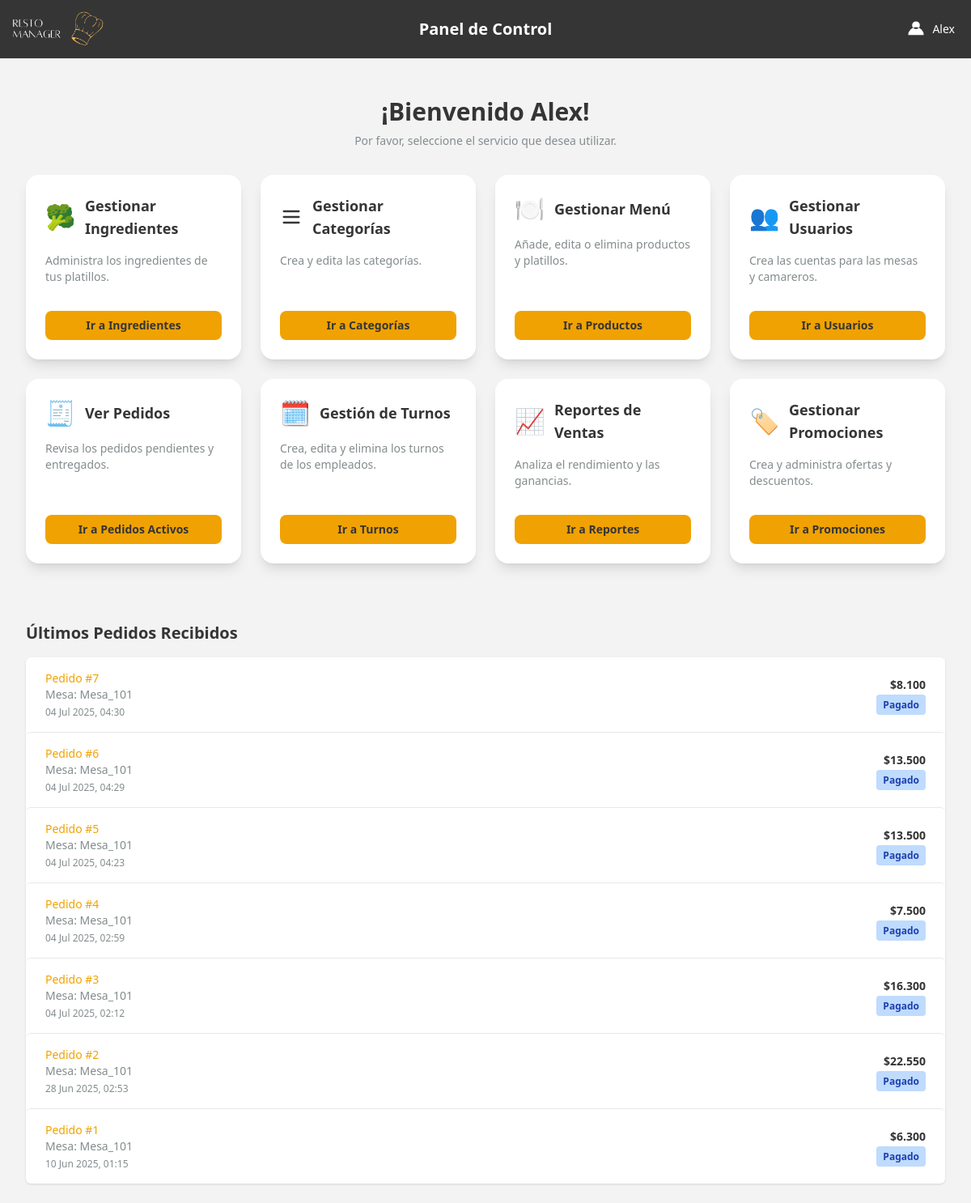
The app's page /dashboard/ (signed in) with its own data.
### restaurante_app/models.py (models this page shows, shortened)
class Usuario(AbstractUser):
    first_name = None
    last_name = None
    ROL_CHOICES = (('MESA', 'Mesa'), ('ENCARGADO', 'Encargado'), ('CAMARERO', 'Camarero'))
    rol = models.CharField(max_length=10, choices=ROL_CHOICES, default='MESA')
    codigo_secreto_camarero = models.CharField(max_length=10, blank=True, null=True, unique=True, help_text="Código secreto para camareros (4 dígitos)")
    objects = UsuarioManager()

class Pedido(models.Model):
    usuario = models.ForeignKey(Usuario, on_delete=models.SET_NULL, null=True)
    fecha_hora = models.DateTimeField(auto_now_add=True)
    ESTADO_CHOICES = (
    ('PENDIENTE', 'Pendiente'),
    ('ENTREGADO', 'Entregado'),
    ('PAGADO', 'Pagado'),
    ('CANCELADO', 'Cancelado'),)
    estado = models.CharField(max_length=20, choices=ESTADO_CHOICES, default='PENDIENTE')
    monto_total = models.IntegerField(default=0)

### restaurante_app/views.py (the view)
# urls.py: path('dashboard/', views.dashboard_encargado_view, name='dashboard'),
@login_required
def dashboard_encargado_view(request):
    if request.user.rol != 'ENCARGADO':
        return redirect('index')
    pedidos_recientes = Pedido.objects.order_by('-fecha_hora')[:10]
    context = {
        'pedidos_recientes': pedidos_recientes
    }
    return render(request, 'app/dashboard.html', context)

### restaurante_app/templatetags/custom_filters.py (called while the page is built)
@register.filter
def punto_mil(value):
    try:
        return f"{int(value):,}".replace(",", ".")
    except (ValueError, TypeError):
        return value

### templates/app/dashboard.html (shortened to what this page needs)
{% load static %}
{% load custom_filters %}
<!DOCTYPE html>
<html lang="es">
<head>
  <script src="https://cdn.tailwindcss.com"></script>
<body class="bg-grisClaro">
  <header class="bg-grisOscuro shadow-sm relative">
    <div class="w-full mx-auto py-2 px-0 flex items-center justify-between relative">
      <div class="flex items-center ml-[-12px]">
        <img src="{% static 'img/imagelogo.png' %}" alt="Logo" class="h-14 w-45">
      </div>
      <h1 class="absolute left-1/2 transform -translate-x-1/2 text-xl font-bold text-white">
        Panel de Control
      </h1>
      <div class="relative mr-5">
        <button id="userMenuButton"
          class="flex items-center space-x-2 text-white hover:text-gray-200 focus:outline-none">
          <svg xmlns="http://www.w3.org/2000/svg" class="h-6 w-6 text-white" fill="currentColor" viewBox="0 0 20 20">
            <path fill-rule="evenodd" d="M10 2a4 4 0 100 8 4 4 0 000-8zM2 16a8 8 0 1116 0H2z" clip-rule="evenodd" />
          </svg>
          <span class="text-sm font-medium">{{ user.username }}</span>
        </button>
      </div>
    </div>
  </header>
  <main class="max-w-7xl mx-auto py-6 sm:px-6 lg:px-8">
    <div class="px-4 py-6 sm:px-0">
      <div class="flex flex-col items-center mb-8">
        <h2 class="text-3xl font-semibold text-grisOscuro text-center">
          ¡Bienvenido {{ user.username }}!
        </h2>
        <p class="text-sm text-grisMedio mt-2">
          Por favor, seleccione el servicio que desea utilizar.
        </p>
      </div>
      <div class="grid grid-cols-1 sm:grid-cols-2 lg:grid-cols-4 gap-6 mb-12">
        <div
          class="bg-white shadow-lg rounded-2xl p-6 transition transform hover:scale-[1.03] hover:shadow-xl flex flex-col justify-between">
          <div>
            <div class="flex items-center mb-4">
              <div class="text-3xl mr-3">🥦</div>
              <h3 class="text-lg font-semibold text-grisOscuro">Gestionar Ingredientes</h3>
            </div>
            <p class="text-sm text-grisMedio mb-4">Administra los ingredientes de tus platillos.</p>
          </div>
          <a href="{% url 'gestion_ingredientes' %}"
            class="mt-4 inline-block text-center bg-[#F0A202] text-[#353535] text-sm font-semibold px-4 py-2 rounded-lg transition hover:brightness-105">
            Ir a Ingredientes
          </a>
        </div>
        <div
          class="bg-white shadow-lg rounded-2xl p-6 transition transform hover:scale-[1.03] hover:shadow-xl flex flex-col justify-between">
          <div>
            <div class="flex items-center mb-4">
              <div class="mr-3">
                <svg xmlns="http://www.w3.org/2000/svg" class="h-7 w-7 text-grisOscuro" fill="none" viewBox="0 0 24 24"
                  stroke="currentColor" stroke-width="2">
                  <path stroke-linecap="round" stroke-linejoin="round" d="M4 6h16M4 12h16M4 18h16" />
                </svg>
              </div>
              <h3 class="text-lg font-semibold text-grisOscuro">Gestionar Categorías</h3>
            </div>
            <p class="text-sm text-grisMedio mb-4">Crea y edita las categorías.</p>
          </div>
          <a href="{% url 'gestion_categorias' %}"
            class="mt-4 inline-block text-center bg-[#F0A202] text-[#353535] text-sm font-semibold px-4 py-2 rounded-lg transition hover:brightness-105">
            Ir a Categorías
          </a>
        </div>
        <div
          class="bg-white shadow-lg rounded-2xl p-6 transition transform hover:scale-[1.03] hover:shadow-xl flex flex-col justify-between">
          <div>
            <div class="flex items-center mb-4">
              <div class="text-3xl mr-3">🍽️</div>
              <h3 class="text-lg font-semibold text-grisOscuro">Gestionar Menú</h3>
            </div>
            <p class="text-sm text-grisMedio mb-4">Añade, edita o elimina productos y platillos.</p>
          </div>
          <a href="{% url 'gestion_productos' %}"
            class="mt-4 inline-block text-center bg-[#F0A202] text-[#353535] text-sm font-semibold px-4 py-2 rounded-lg transition hover:brightness-105">
            Ir a Productos
          </a>
        </div>
        <div
          class="bg-white shadow-lg rounded-2xl p-6 transition transform hover:scale-[1.03] hover:shadow-xl flex flex-col justify-between">
          <div>
            <div class="flex items-center mb-4">
              <div class="text-3xl mr-3">👥</div>
              <h3 class="text-lg font-semibold text-grisOscuro">Gestionar Usuarios</h3>
            </div>
            <p class="text-sm text-grisMedio mb-4">Crea las cuentas para las mesas y camareros.</p>
          </div>
          <a href="{% url 'gestion_usuarios' %}"
            class="mt-4 inline-block text-center bg-[#F0A202] text-[#353535] text-sm font-semibold px-4 py-2 rounded-lg transition hover:brightness-105">
            Ir a Usuarios
          </a>
        </div>
        <div
          class="bg-white shadow-lg rounded-2xl p-6 transition transform hover:scale-[1.03] hover:shadow-xl flex flex-col justify-between">
          <div>
            <div class="flex items-center mb-4">
            <div class="text-3xl mr-3">🧾</div>
            <h3 class="text-lg font-semibold text-grisOscuro">Ver Pedidos</h3>
          </div>
            <p class="text-sm text-grisMedio mb-4">Revisa los pedidos pendientes y entregados.</p>
          </div>
          <a href="{% url 'pedidos_camarero' %}"
            class="mt-4 inline-block text-center bg-[#F0A202] text-[#353535] text-sm font-semibold px-4 py-2 rounded-lg transition hover:brightness-105">
            Ir a Pedidos Activos
          </a>
        </div>
        <div
          class="bg-white shadow-lg rounded-2xl p-6 transition transform hover:scale-[1.03] hover:shadow-xl flex flex-col justify-between">
          <div>
            <div class="flex items-center mb-4">
            <div class="text-3xl mr-3">🗓️</div>
            <h3 class="text-lg font-semibold text-grisOscuro">Gestión de Turnos</h3>
          </div>
            <p class="text-sm text-grisMedio mb-4">Crea, edita y elimina los turnos de los empleados.</p>
          </div>
          <a href="{% url 'gestion_turnos' %}"
            class="mt-4 inline-block text-center bg-[#F0A202] text-[#353535] text-sm font-semibold px-4 py-2 rounded-lg transition hover:brightness-105">
            Ir a Turnos
          </a>
        </div>
         <div
          class="bg-white shadow-lg rounded-2xl p-6 transition transform hover:scale-[1.03] hover:shadow-xl flex flex-col justify-between">
          <div>
            <div class="flex items-center mb-4">
            <div class="text-3xl mr-3">📈</div>
            <h3 class="text-lg font-semibold text-grisOscuro">Reportes de Ventas</h3>
          </div>
            <p class="text-sm text-grisMedio mb-4">Analiza el rendimiento y las ganancias.</p>
          </div>
          <a href="{% url 'reporte_ventas' %}"
            class="mt-4 inline-block text-center bg-[#F0A202] text-[#353535] text-sm font-semibold px-4 py-2 rounded-lg transition hover:brightness-105">
            Ir a Reportes
          </a>
        </div>
        <div class="bg-white shadow-lg rounded-2xl p-6 transition transform hover:scale-[1.03] hover:shadow-xl flex flex-col justify-between">
          <div>
            <div class="flex items-center mb-4">
              <div class="text-3xl mr-3">🏷️</div>
              <h3 class="text-lg font-semibold text-grisOscuro">Gestionar Promociones</h3>
            </div>
            <p class="text-sm text-grisMedio mb-4">Crea y administra ofertas y descuentos.</p>
          </div>
          <a href="{% url 'gestion_promociones' %}" class="mt-4 inline-block text-center bg-[#F0A202] text-[#353535] text-sm font-semibold px-4 py-2 rounded-lg transition hover:brightness-105">
            Ir a Promociones
          </a>
        </div>
      </div>
    </div>
    <div>
      <h3 class="text-xl font-semibold text-grisOscuro mb-4">Últimos Pedidos Recibidos</h3>
      <div class="bg-white shadow overflow-hidden rounded-md">
        <ul role="list" class="divide-y divide-gray-200">
          {% for pedido in pedidos_recientes %}
          <li class="px-6 py-4 hover:bg-gray-50 transition rounded-md">
            <div class="flex justify-between items-center">
              <div>
                <p class="text-sm font-medium text-secundario truncate">Pedido #{{ pedido.id }}</p>
                <p class="text-sm text-grisMedio">Mesa: {{ pedido.usuario.username }}</p>
                <p class="text-xs text-grisMedio mt-1">{{ pedido.fecha_hora|date:"d M Y, H:i" }}</p>
              </div>
              <div class="text-right">
                <p class="text-sm text-grisOscuro font-semibold">${{ pedido.monto_total|punto_mil }}</p>
                <p class="text-sm mt-1">
                    {% if pedido.estado == 'PENDIENTE' %}<span class="px-2 py-1 text-xs font-semibold rounded bg-yellow-200 text-yellow-800">{{ pedido.get_estado_display }}</span>
                    {% elif pedido.estado == 'ENTREGADO' %}<span class="px-2 py-1 text-xs font-semibold rounded bg-green-200 text-green-800">{{ pedido.get_estado_display }}</span>
                    {% elif pedido.estado == 'PAGADO' %}<span class="px-2 py-1 text-xs font-semibold rounded bg-blue-200 text-blue-800">{{ pedido.get_estado_display }}</span>
                    {% elif pedido.estado == 'CANCELADO' %}<span class="px-2 py-1 text-xs font-semibold rounded bg-red-200 text-red-800">{{ pedido.get_estado_display }}</span>
                    {% else %}<span class="px-2 py-1 text-xs font-semibold rounded bg-gray-200 text-gray-800">{{ pedido.get_estado_display }}</span>
                    {% endif %}
                </p>
              </div>
            </div>
          </li>
          {% empty %}
          <li class="px-6 py-4">
            <p class="text-center text-grisMedio">No hay pedidos recientes.</p>
          </li>
          {% endfor %}
        </ul>
      </div>
    </div>
  </main>
</body>
</html>

### records on screen
Usuario: username "Alex"
Pedido: id "7", usuario.username "Mesa_101", fecha_hora "04 Jul 2025, 04:30", monto_total|punto_mil "8.100", estado "Pagado"
Pedido: id "6", usuario.username "Mesa_101", fecha_hora "04 Jul 2025, 04:29", monto_total|punto_mil "13.500", estado "Pagado"
Pedido: id "5", usuario.username "Mesa_101", fecha_hora "04 Jul 2025, 04:23", monto_total|punto_mil "13.500", estado "Pagado"
Pedido: id "4", usuario.username "Mesa_101", fecha_hora "04 Jul 2025, 02:59", monto_total|punto_mil "7.500", estado "Pagado"
Pedido: id "3", usuario.username "Mesa_101", fecha_hora "04 Jul 2025, 02:12", monto_total|punto_mil "16.300", estado "Pagado"
Pedido: id "2", usuario.username "Mesa_101", fecha_hora "28 Jun 2025, 02:53", monto_total|punto_mil "22.550", estado "Pagado"
Pedido: id "1", usuario.username "Mesa_101", fecha_hora "10 Jun 2025, 01:15", monto_total|punto_mil "6.300", estado "Pagado"
